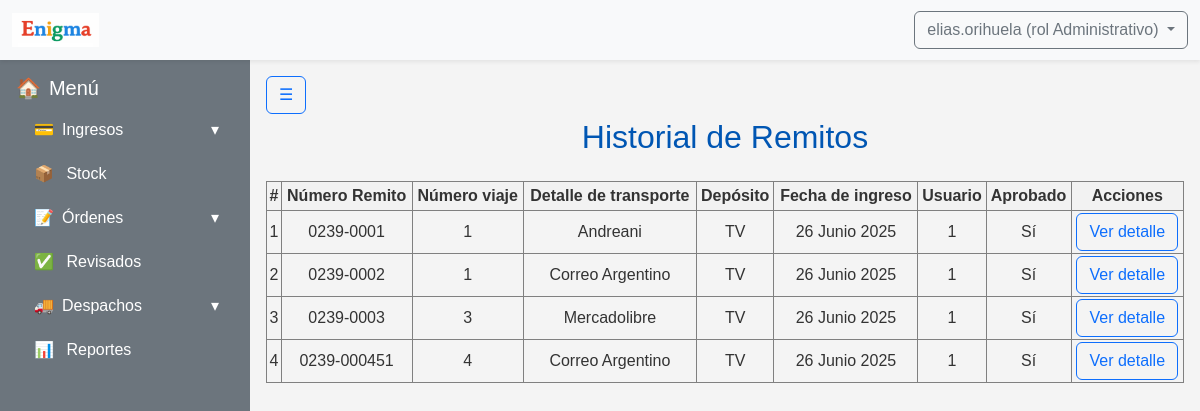
Page /ingresos/history/ (signed in) on the committed database.
### apps/usuarios/models.py (models this page shows, shortened)
class Usuarios(AbstractBaseUser):
    username = models.CharField('Nombre de usuario', unique= True, max_length=60)
    email = models.EmailField('Correo electronico', max_length=254, unique= True)
    nombre = models.CharField(max_length=50)
    apellido = models.CharField(max_length=50)
    rol = models.ForeignKey(Roles, on_delete=models.CASCADE)
    activo = models.BooleanField(default=True)
    is_admin = models.BooleanField(default = False)
    is_superuser = models.BooleanField(default=False)
    is_staff = models.BooleanField(default=False)
    objects = UsuariosManager()
    USERNAME_FIELD = 'username'
    REQUIRED_FIELDS = ['nombre', 'apellido', 'email'] #campos necesarios para crear la cuenta por consola

class Roles(models.Model):
    id = models.AutoField(primary_key=True)
    nombre = models.CharField(max_length=50)
    def __str__(self):
        return self.nombre

### apps/ingresos/models.py (models this page shows, shortened)
class Remitos(ModeloBaseConUsuario):
    numero_remito = models.CharField(max_length=20)
    numero_viaje = models.IntegerField()
    detalle_transporte = models.CharField(max_length=30)
    deposito_id = models.ForeignKey('stock.Depositos', on_delete=models.PROTECT)
    fecha_ingreso = models.DateField(auto_now_add=True)
    aprobado = models.BooleanField(default=False)
    productos = models.ManyToManyField('Productos', through='RemitoProducto')

### apps/stock/models.py (models this page shows)
class Depositos(models.Model):
    id = models.AutoField(primary_key=True)
    nombre = models.CharField(max_length=50)
    def __str__(self):
        return self.nombre

### apps/ingresos/views.py (the view)
# urls.py: path('history/', login_required(ListarRemitosHistorialView.as_view()), name='ingresos_historial'),
class ListarRemitosHistorialView(LoginRequiredMixin, ListView):
    model = Remitos
    template_name = 'remitos/listar_historial.html'
    context_object_name = 'remitos'
    def get_queryset(self):
        return Remitos.objects.filter(aprobado=True)
    def get_context_data(self, **kwargs):
        context = super().get_context_data(**kwargs)
        context['show_navbar'] = True
        return context

### apps/ingresos/templates/remitos/listar_historial.html
{% extends "base.html" %}
{% block content %}
<div>
  <h2>Historial de Remitos</h2>
  <table class="ingresos-table">
    <thead>
      <tr>
        <th>#</th>
        <th>Número Remito</th>
        <th>Número viaje</th>
        <th>Detalle de transporte</th>
        <th>Depósito</th>
        <th>Fecha de ingreso</th>
        <th>Usuario</th>
        <th>Aprobado</th>
        <th>Acciones</th>
      </tr>
    </thead>
    <tbody>
      {% for remito in remitos %}
      <tr>
        <td>{{ forloop.counter }}</td>
        <td>{{ remito.numero_remito }}</td>
        <td>{{ remito.numero_viaje }}</td>
        <td>{{ remito.detalle_transporte }}</td>
        <td>{{ remito.deposito_id }}</td>
        <td>{{ remito.fecha_ingreso }}</td>
        <td>{{ remito.usuario_id }}</td>
        <td>{{ remito.aprobado|yesno:"Sí,No"}}</td>
        <td>
          <a class="btn btn-outline-primary" href="{% url 'ver_remito' remito.pk %}">Ver detalle</a>
        </td>
      </tr>
      {% empty %}
      <tr>
        <td colspan="3">No data available.</td>
      </tr>
      {% endfor %}
    </tbody>
  </table>
</div>
{% endblock %}

### templates/includes/header.html (shortened to what this page needs)
{% load static %}
<nav class="navbar navbar-expand-lg navbar-light bg-light shadow-sm">
  <div class="container-fluid">
    <a class="navbar-brand d-flex align-items-center" href="{% url 'core:dashboard' %}">
      <div class="card-header"><img class="logo_form" src="{% static 'img/logo_form.png' %}" alt=""></div>
    </a>
    <div class="d-flex ms-auto">
      {% if user.is_authenticated %}
        <div class="dropdown">
          <a class="btn btn-outline-secondary dropdown-toggle" href="#" role="button" id="dropdownUser" data-bs-toggle="dropdown" aria-expanded="false">
            {{ user.username }} (rol {{ user.rol }})
          </a>
        </div>
      {% else %}
        <a href="{% url 'usuarios:register' %}" class="btn btn-outline-primary me-2">Registrarse</a>
        <a href="{% url 'usuarios:login' %}" class="btn btn-outline-success">Login</a>
      {% endif %}
    </div>
  </div>
</nav>

### static/css/style.css (style rules this page uses)
.ingresos-table { width: 100%; border-collapse: collapse; margin: 20px auto; border: 1px solid black; text-align: center; }
.ingresos-table th, .ingresos-table td { border: 1px solid gray; padding: 2px; text-align: center; }
.ingresos-table th { background-color: #f2f2f2; }
.card-header > img { height: 34px; }
body { font-family: Arial, sans-serif; background-color: #f4f4f4; color: #333; }
h1, h2 { text-align: center; color: #0056b3; margin-bottom: 25px; }

### rows in the picture
Usuarios: username "elias.orihuela", rol "Administrativo"
Remitos: numero_remito "0239-0001", numero_viaje "1", detalle_transporte "Andreani", deposito_id "TV", fecha_ingreso "26 Junio 2025", usuario_id "1", aprobado "Sí"
Remitos: numero_remito "0239-0002", numero_viaje "1", detalle_transporte "Correo Argentino", deposito_id "TV", fecha_ingreso "26 Junio 2025", usuario_id "1", aprobado "Sí"
Remitos: numero_remito "0239-0003", numero_viaje "3", detalle_transporte "Mercadolibre", deposito_id "TV", fecha_ingreso "26 Junio 2025", usuario_id "1", aprobado "Sí"
Remitos: numero_remito "0239-000451", numero_viaje "4", detalle_transporte "Correo Argentino", deposito_id "TV", fecha_ingreso "26 Junio 2025", usuario_id "1", aprobado "Sí"
